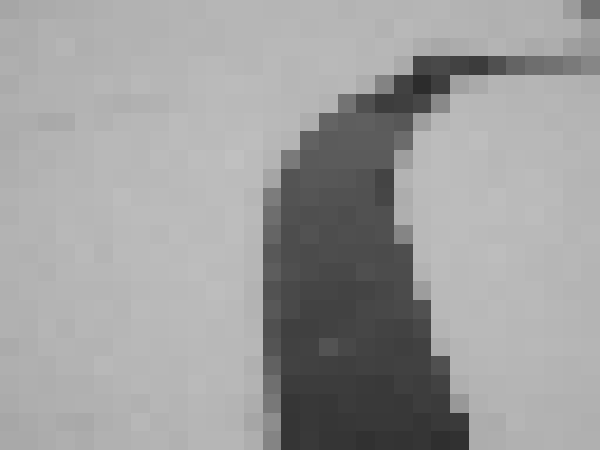

Here is the Python script that generated this plot:
import cv2
import sys
import numpy
from matplotlib import pyplot as plt

tailleImage = (32, 24)
tailleFenetre = (600, 600)
secondPointY = 0.6
quantification = 3

def traiterImage(image):
    img_gray = cv2.cvtColor(image, cv2.COLOR_BGR2GRAY)                      # Conversion B&W
    #img_quantifie = numpy.round(img_gray*(quantification/255))*(255/quantification)                      # Conversion B&W
    #ret, img_binary = cv2.threshold(img_gray, 100, 255, cv2.THRESH_BINARY)  # Seuillage
    return img_gray

def afficherImage(image):
    cv2.namedWindow( "fenetreImage", cv2.WINDOW_NORMAL);    # Création de la fenêtre
    cv2.imshow('fenetreImage',image)                        # Affichage de l'image dans la fenêtre
    cv2.resizeWindow('fenetreImage', tailleFenetre)         # Agrandissement de la fenêtre

def resizeImage(image):
    return cv2.resize(image, tailleImage)        # Pixelliser en taille x taille pixels


def lancerCapture():
    cap = cv2.VideoCapture(0)

    imageOriginale = cv2.imread("plan.jpg", cv2.IMREAD_COLOR);
    """
    ret, imageOriginale = cap.read()            # Récuperer le flux
    if ret is False :                           # Si jamais il y a un erreur
        sys.exit(1)                             # On sort
    """

    imageTraitee = traiterImage(resizeImage(imageOriginale)) # On traite l'image

    # Valeur du milieu
    # idx = numpy.where(ligne == 0)[0].ravel()  # Tableau des index des pixels = 0

    # Somme des éléments de k à n
    # somme_idx = (idx[0] * ( 1 - idx[0]) + idx[-1] * ( 1 + idx[-1])) / 2
    # if somme_idx == tab.sum()
    # numpy.median(numpy.where(ligne == 0)[0].ravel())


    afficherImage(imageTraitee)                 # On l'affiche

    cv2.waitKey(0)

    # Libération des ressources
    cap.release()
    cv2.destroyAllWindows()

# C'est parti !
lancerCapture()
